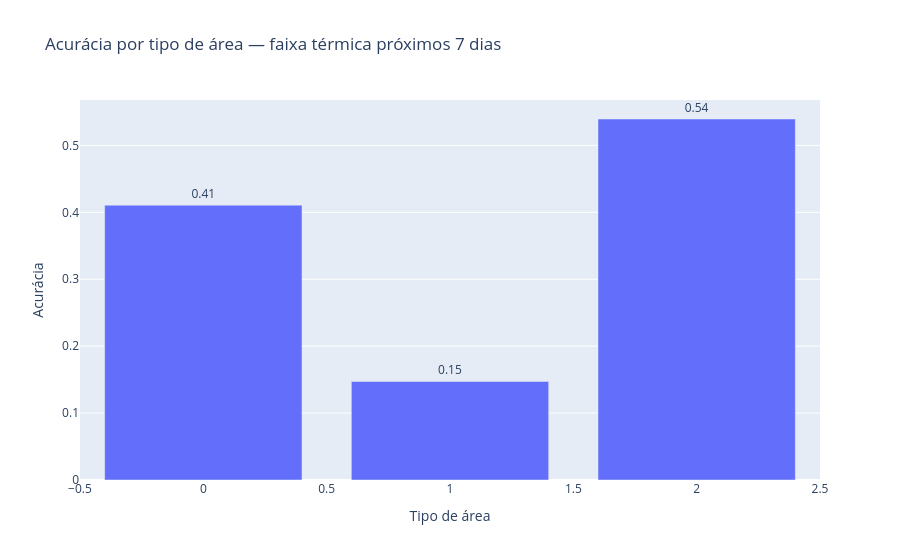

The cell this chart's notebook holds for it:
### Markdown cell above
### Gráfico: acurácia por tipo de área — próximos 7 dias

### Code cell
fig = px.bar(
    spark_df_para_dicts(acuracia_tipo_area_semana),
    x="tipo_area_idx",
    y="accuracy",
    text="accuracy",
    title="Acurácia por tipo de área — faixa térmica próximos 7 dias",
    labels={
        "tipo_area_idx": "Tipo de área",
        "accuracy": "Acurácia"
    }
)

fig.update_traces(texttemplate="%{text:.2f}", textposition="outside")
fig.show()

### Figure 1 — Plotly figure (JSON) as saved in the notebook; plotly's stock layout.template omitted (floating-point values rounded to 4 significant figures)
{"data": [{"hovertemplate": "Tipo de área=%{x}<br>Acurácia=%{text}<extra></extra>", "legendgroup": "", "marker": {"color": "#636efa", "pattern": {"shape": ""}}, "name": "", "orientation": "v", "showlegend": false, "text": [0.4107, 0.1473, 0.5395], "textposition": "outside", "texttemplate": "%{text:.2f}", "type": "bar", "x": [0.0, 1.0, 2.0], "xaxis": "x", "y": [0.4107, 0.1473, 0.5395], "yaxis": "y"}], "layout": {"barmode": "relative", "legend": {"tracegroupgap": 0}, "title": {"text": "Acurácia por tipo de área — faixa térmica próximos 7 dias"}, "xaxis": {"anchor": "y", "domain": [0, 1], "title": {"text": "Tipo de área"}}, "yaxis": {"anchor": "x", "domain": [0, 1], "title": {"text": "Acurácia"}}}}
